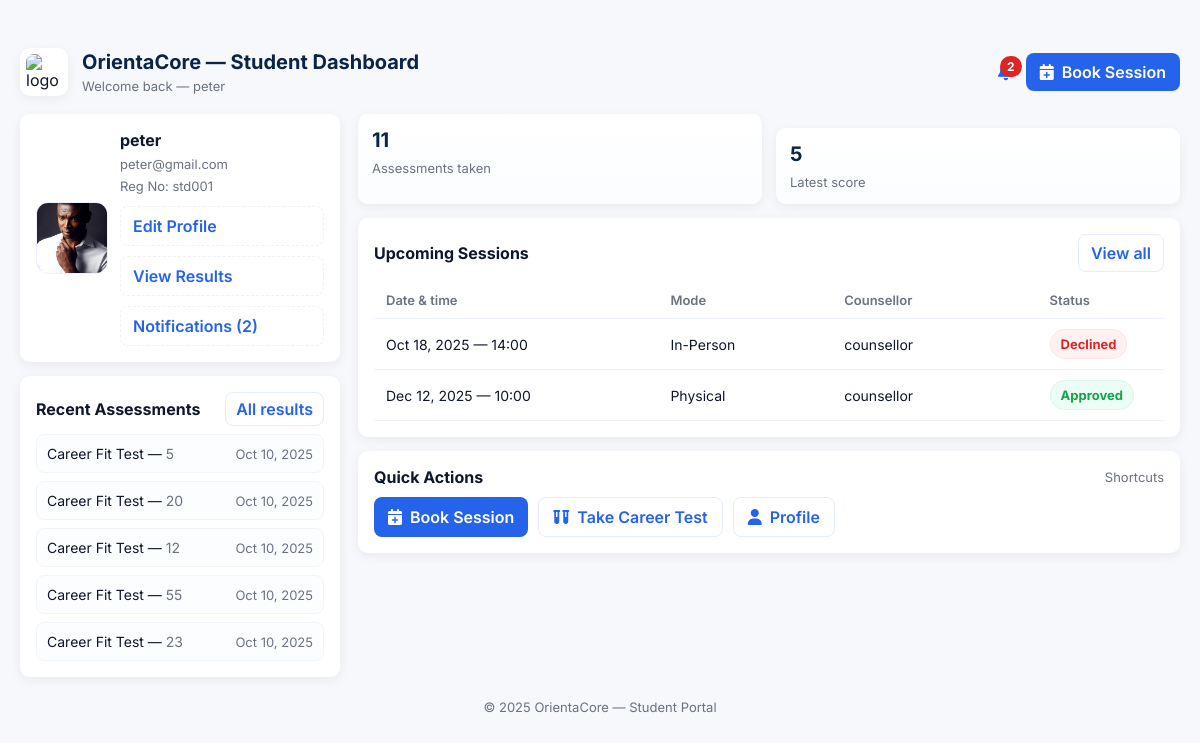
The page /student_dashboard2.php (signed in) on the database as committed earlier.
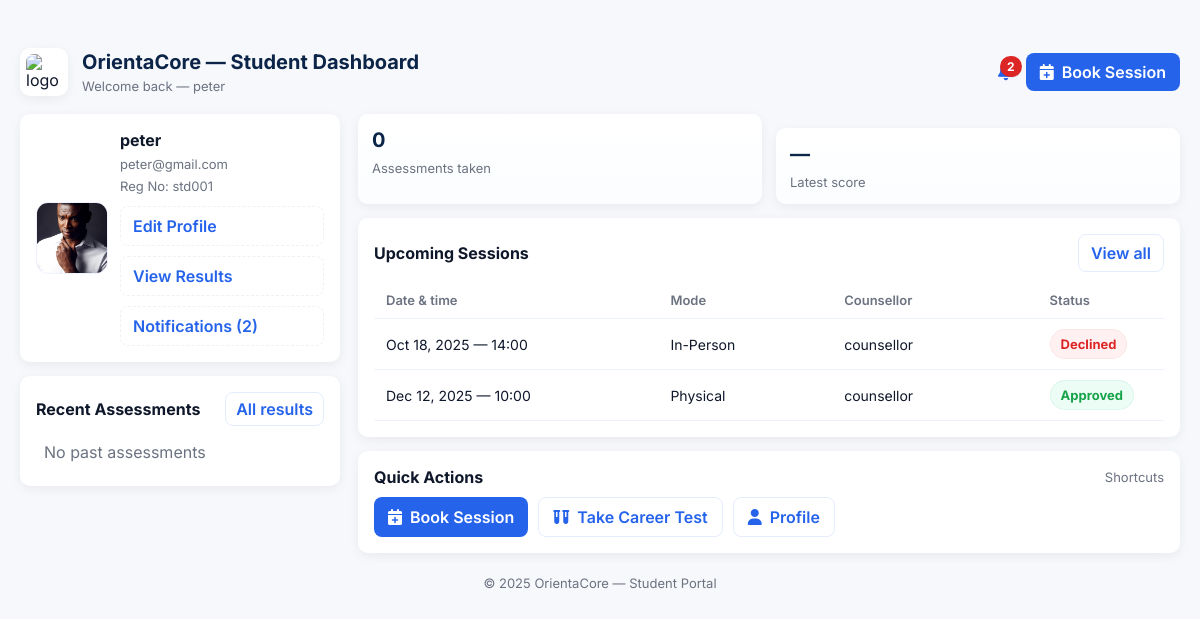
The same page on the database as committed later.
### tables this page shows
CREATE TABLE `career_assessments` (
  `id` int(10) UNSIGNED NOT NULL,
  `user_id` int(10) UNSIGNED NOT NULL,
  `assessment_type` varchar(50) NOT NULL,
  `responses` longtext NOT NULL CHECK (json_valid(`responses`)),
  `score` varchar(50) NOT NULL,
  `result` text NOT NULL,
  `created_at` timestamp NOT NULL DEFAULT current_timestamp(),
  `updated_at` timestamp NULL DEFAULT NULL ON UPDATE current_timestamp()
);

CREATE TABLE `sessions` (
  `id` int(10) UNSIGNED NOT NULL,
  `student_id` int(10) UNSIGNED NOT NULL,
  `counsellor_id` int(10) UNSIGNED NOT NULL,
  `session_date` datetime NOT NULL,
  `mode` varchar(50) DEFAULT NULL,
  `notes` text DEFAULT NULL,
  `action_plan` text DEFAULT NULL,
  `status` varchar(50) DEFAULT 'Pending',
  `created_at` datetime DEFAULT current_timestamp(),
  `updated_at` datetime DEFAULT current_timestamp() ON UPDATE current_timestamp()
);

CREATE TABLE `users` (
  `id` int(10) UNSIGNED NOT NULL,
  `reg_no` varchar(50) DEFAULT NULL,
  `name` varchar(150) NOT NULL,
  `email` varchar(150) NOT NULL,
  `profile_pic` varchar(255) DEFAULT NULL,
  `password_hash` varchar(255) NOT NULL,
  `role` varchar(20) NOT NULL DEFAULT 'student',
  `status` varchar(20) NOT NULL DEFAULT 'pending',
  `created_at` timestamp NOT NULL DEFAULT current_timestamp()
);

### student_dashboard2.php (the view, shortened to what the changed rows need)
<?php
require 'db.php';
$userId = $_SESSION['user_id'];
$stmt = $pdo->prepare("SELECT COUNT(*) FROM career_assessments WHERE user_id = ?");
$stmt->execute([$userId]);
$totalAssessments = (int)$stmt->fetchColumn();
$latestAssessment = $pdo->prepare("SELECT assessment_type, score, created_at
    FROM career_assessments
    WHERE user_id = ? ORDER BY created_at DESC LIMIT 1");
$latestAssessment->execute([$userId]);
$latest = $latestAssessment->fetch(PDO::FETCH_ASSOC);
$historyStmt = $pdo->prepare("SELECT assessment_type, score, created_at
    FROM career_assessments
    WHERE user_id = ? ORDER BY created_at DESC LIMIT 5");
$historyStmt->execute([$userId]);
$history = $historyStmt->fetchAll(PDO::FETCH_ASSOC);
$upcomingStmt = $pdo->prepare("SELECT s.id, s.session_date, s.mode, s.status, u.name AS counsellor_name
    FROM sessions s
    LEFT JOIN users u ON s.counsellor_id = u.id
    WHERE s.student_id = ?
    ORDER BY s.session_date ASC
    LIMIT 5");
$upcomingStmt->execute([$userId]);
$upcoming = $upcomingStmt->fetchAll(PDO::FETCH_ASSOC);
function fmt($dt) {
    return date('M d, Y — H:i', strtotime($dt));
}
?>
<!doctype html>
<html lang="en">
<head>
  <link rel="stylesheet" href="https://cdnjs.cloudflare.com/ajax/libs/font-awesome/6.5.0/css/all.min.css">
</head>
<body>
  <div class="shell">
    <div class="grid">
      <div>
        <div class="card" style="margin-top:14px">
          <div style="display:flex;justify-content:space-between;align-items:center;margin-bottom:8px">
            <div style="font-weight:700">Recent Assessments</div>
            <a href="my_results.php" class="secondary btn" style="padding:6px 10px;font-weight:600">All results</a>
          </div>
          <?php if ($history): ?>
            <div class="history-list">
              <?php foreach ($history as $h): ?>
                <div class="history-item">
                  <div class="left"><?= htmlspecialchars($h['assessment_type']) ?> — <span style="color:var(--muted)"><?= htmlspecialchars($h['score']) ?></span></div>
                  <div class="right"><?= date('M d, Y', strtotime($h['created_at'])) ?></div>
                </div>
              <?php endforeach; ?>
            </div>
          <?php else: ?>
            <div style="color:var(--muted);padding:8px">No past assessments</div>
          <?php endif; ?>
        </div>
      </div>
      <div>
        <div style="display:flex;gap:14px;margin-bottom:14px">
          <div class="stat card">
            <div class="num"><?= $totalAssessments ?></div>
            <div class="label">Assessments taken</div>
          </div>
          <div class="stat card">
            <div class="num"><?= $latest ? htmlspecialchars($latest['score']) : '—' ?></div>
            <div class="label">Latest score</div>
          </div>
        </div>
        <div class="card">
          <table class="sessions-table">
            <thead>
              <tr>
                <th style="width:36%">Date & time</th>
                <th style="width:22%">Mode</th>
                <th style="width:26%">Counsellor</th>
                <th style="width:16%">Status</th>
              </tr>
            </thead>
            <tbody>
              <?php if ($upcoming): ?>
                <?php foreach($upcoming as $u):
                  $st = strtolower(trim($u['status'] ?? 'pending'));
                  $pillClass = $st === 'approved' ? 'status-approved' : ($st === 'declined' ? 'status-declined' : 'status-pending');
                ?>
                <tr class="session-row">
                  <td><?= fmt($u['session_date']) ?></td>
                  <td><?= htmlspecialchars($u['mode'] ?: '—') ?></td>
                  <td><?= htmlspecialchars($u['counsellor_name'] ?: 'Unassigned') ?></td>
                  <td><span class="status-pill <?= $pillClass ?>"><?= ucfirst($st) ?></span></td>
                </tr>
                <?php endforeach; ?>
              <?php else: ?>
                <tr><td colspan="4" style="text-align:center;padding:14px;color:var(--muted)">No upcoming sessions</td></tr>
              <?php endif; ?>
            </tbody>
          </table>
        </div>
      </div>
    </div>
  </div>
</body>
</html>

Rows that differ between the two databases and show on the page:
removed career_assessments: assessment_type "Career Fit Test", score "5", created_at "Oct 10, 2025"
removed career_assessments: assessment_type "Career Fit Test", score "20", created_at "Oct 10, 2025"
removed career_assessments: assessment_type "Career Fit Test", score "12", created_at "Oct 10, 2025"
removed career_assessments: assessment_type "Career Fit Test", score "55", created_at "Oct 10, 2025"
removed career_assessments: assessment_type "Career Fit Test", score "23", created_at "Oct 10, 2025"
Other text that changed with them:
$totalAssessments: "11" → "0"
text now shown: "No past assessments —"
